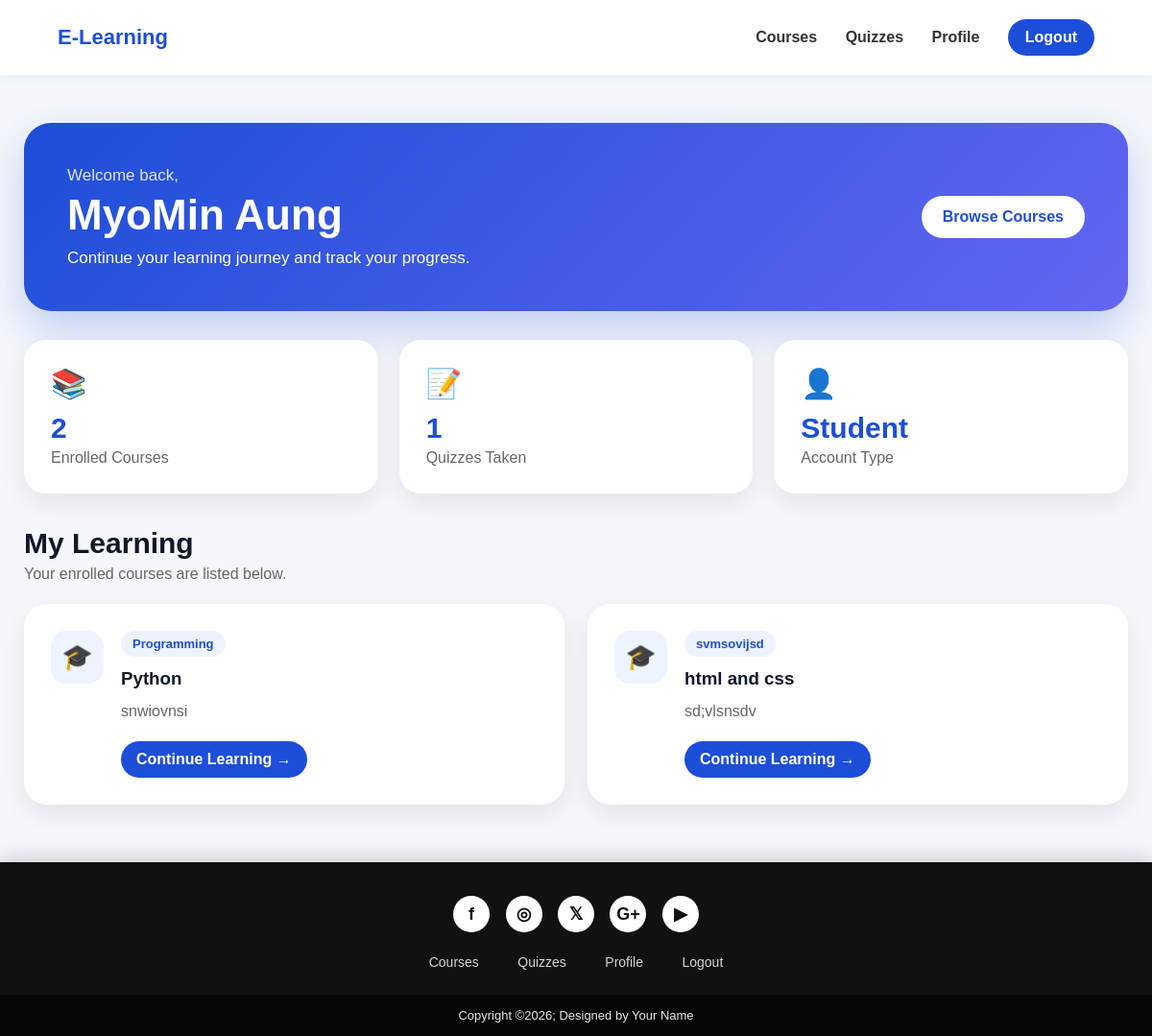
Page /dashboard (signed in) on the committed database.
### app.py (models this page shows)
class Course(db.Model):
    id = db.Column(db.Integer, primary_key=True)
    title = db.Column(db.String(150), nullable=False)
    description = db.Column(db.Text, nullable=False)
    category = db.Column(db.String(100), nullable=False)

### app.py (the view)
@app.route("/dashboard")
def dashboard():
    if not login_required():
        return redirect(url_for("login"))
    results = Result.query.filter_by(user_id=session["user_id"]).all()
    if session.get("role") == "admin":
        courses = Course.query.all()
        return render_template("admin_dashboard.html", courses=courses, results=results)
    enrollments = Enrollment.query.filter_by(user_id=session["user_id"]).all()
    courses = [enrollment.course for enrollment in enrollments]
    return render_template("dashboard.html", courses=courses, results=results)

### app.py (called while the page is built)
def login_required():
    return "user_id" in session

### templates/dashboard.html (shortened to what this page needs)
{% extends "base.html" %}
{% block content %}
<section class="lms-dashboard">
    <div class="lms-hero">
        <div>
            <p class="welcome-text">Welcome back,</p>
            <h1>{{ session.get("user_name") }}</h1>
            <p>Continue your learning journey and track your progress.</p>
        </div>
        <a class="lms-hero-btn" href="{{ url_for('index') }}">
            Browse Courses
        </a>
    </div>
    <div class="lms-stats">
        <div class="lms-stat-card">
            <span>📚</span>
            <h3>{{ courses|length }}</h3>
            <p>Enrolled Courses</p>
        </div>
        <div class="lms-stat-card">
            <span>📝</span>
            <h3>{{ results|length }}</h3>
            <p>Quizzes Taken</p>
        </div>
        <div class="lms-stat-card">
            <span>👤</span>
            <h3>Student</h3>
            <p>Account Type</p>
        </div>
    </div>
    <div class="lms-section-title">
        <h2>My Learning</h2>
        <p>Your enrolled courses are listed below.</p>
    </div>
    <div class="lms-course-grid">
        {% for course in courses %}
            <div class="lms-course-card">
                <div class="course-icon">🎓</div>
                <div class="course-content">
                    <span class="course-badge">{{ course.category }}</span>
                    <h3>{{ course.title }}</h3>
                    <p>{{ course.description }}</p>
                    <a class="lms-course-btn" href="{{ url_for('course_detail', course_id=course.id) }}">
                        Continue Learning →
                    </a>
                </div>
            </div>
        {% endfor %}
    </div>
</section>
{% endblock %}

### static/css/style.css (style rules this page uses)
* { margin: 0; padding: 0; box-sizing: border-box; }
html { scroll-behavior: smooth; }
body { font-family: Arial, sans-serif; background: #f4f7fb; color: #222; }
.lms-dashboard { max-width: 1200px; margin: 50px auto; padding: 0 25px; min-height: 70vh; }
.lms-hero { background: linear-gradient(135deg, #1d4ed8, #6366f1); color: white; padding: 45px; border-radius: 28px; display: flex; justify-content: space-between; align-items: center; box-shadow: 0 18px 45px rgba(29, 78, 216, 0.25); margin-bottom: 30px; }
.welcome-text { font-size: 16px; opacity: 0.85; margin-bottom: 6px; }
.lms-hero h1 { font-size: 44px; margin-bottom: 10px; }
.lms-hero p { font-size: 17px; }
.lms-hero-btn { background: white; color: #1d4ed8; text-decoration: none; padding: 13px 22px; border-radius: 30px; font-weight: bold; transition: 0.3s ease; }
.lms-stats { display: grid; grid-template-columns: repeat(auto-fit, minmax(220px, 1fr)); gap: 22px; margin-bottom: 35px; }
.lms-stat-card { background: white; padding: 28px; border-radius: 22px; box-shadow: 0 10px 28px rgba(0,0,0,0.08); transition: 0.3s ease; }
.lms-stat-card span { font-size: 30px; }
.lms-stat-card h3 { margin-top: 12px; font-size: 30px; color: #1d4ed8; }
.lms-stat-card p { color: #666; margin-top: 5px; }
.lms-section-title { margin-bottom: 22px; }
.lms-section-title h2 { color: #111827; font-size: 30px; }
.lms-section-title p { color: #666; margin-top: 6px; }
.lms-course-grid { display: grid; grid-template-columns: repeat(auto-fit, minmax(280px, 1fr)); gap: 24px; }
.lms-course-card { background: white; border-radius: 24px; padding: 28px; box-shadow: 0 10px 28px rgba(0,0,0,0.08); display: flex; gap: 18px; transition: 0.3s ease; }
.course-icon { width: 55px; height: 55px; background: #eef4ff; color: #1d4ed8; border-radius: 16px; display: flex; justify-content: center; align-items: center; font-size: 26px; flex-shrink: 0; }
.course-badge { display: inline-block; background: #eef4ff; color: #1d4ed8; padding: 6px 12px; border-radius: 30px; font-size: 13px; font-weight: bold; margin-bottom: 12px; }
.course-content h3 { color: #111827; margin-bottom: 10px; }
.course-content p { color: #666; line-height: 1.6; margin-bottom: 18px; }
.lms-course-btn { display: inline-block; background: #1d4ed8; color: white; padding: 10px 16px; border-radius: 30px; text-decoration: none; font-weight: bold; transition: 0.3s ease; }

### rows in the picture
Course: category "Programming", title "Python", description "snwiovnsi"
Course: category "svmsovijsd", title "html and css", description "sd;vlsnsdv"

### other values in the picture
{{ session.get("user_name") }} "MyoMin Aung"
{{ courses|length }} "2"
{{ results|length }} "1"
